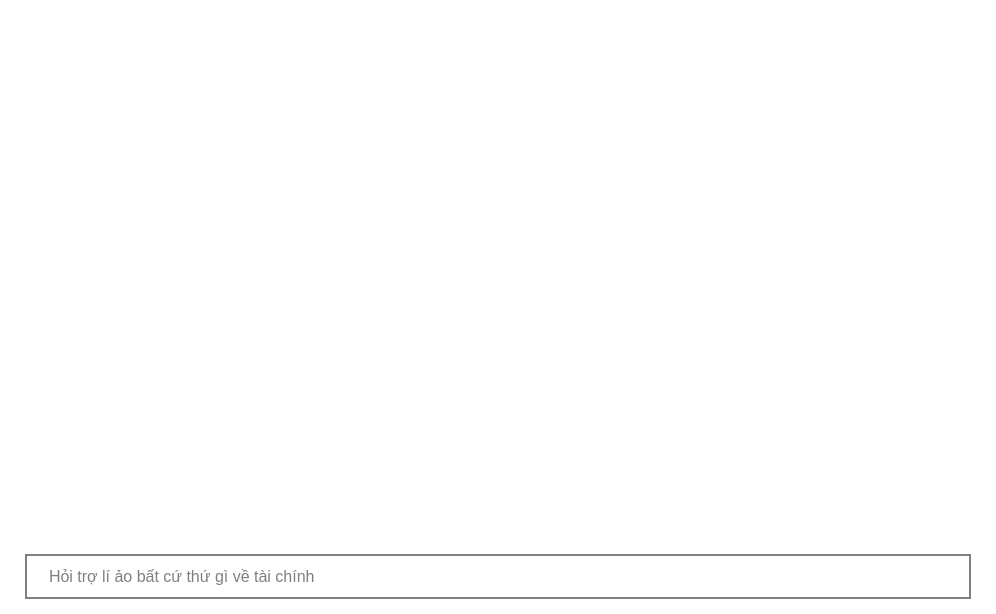
<?xml version="1.0" encoding="UTF-8"?>
<ui version="4.0">
 <class>AssistantPage</class>
 <widget class="QWidget" name="AssistantPage">
  <property name="geometry">
   <rect>
    <x>0</x>
    <y>0</y>
    <width>996</width>
    <height>614</height>
   </rect>
  </property>
  <property name="windowTitle">
   <string>Form</string>
  </property>
  <property name="styleSheet">
   <string notr="true">#AssistantPage {
	background: white
}

#inputTbox {
	background: white;
	border: 2px solid gray;
	border-radius: 23px;
	color: black;
	padding: 10px 20px;
}

#chatContainer {
	background: white;
}

#inputTbox:focus {
	border: 1px solid #0AB6D1;
}</string>
  </property>
  <layout class="QVBoxLayout" name="verticalLayout">
   <property name="spacing">
    <number>15</number>
   </property>
   <property name="leftMargin">
    <number>25</number>
   </property>
   <property name="rightMargin">
    <number>25</number>
   </property>
   <property name="bottomMargin">
    <number>15</number>
   </property>
   <item>
    <widget class="QStackedWidget" name="chatContainer">
     <widget class="QWidget" name="page"/>
     <widget class="QWidget" name="page_2"/>
    </widget>
   </item>
   <item>
    <widget class="QLineEdit" name="inputTbox">
     <property name="minimumSize">
      <size>
       <width>0</width>
       <height>40</height>
      </size>
     </property>
     <property name="font">
      <font>
       <pointsize>12</pointsize>
      </font>
     </property>
     <property name="placeholderText">
      <string>Hỏi trợ lí ảo bất cứ thứ gì về tài chính</string>
     </property>
     <property name="clearButtonEnabled">
      <bool>false</bool>
     </property>
    </widget>
   </item>
  </layout>
 </widget>
 <resources/>
 <connections/>
</ui>
